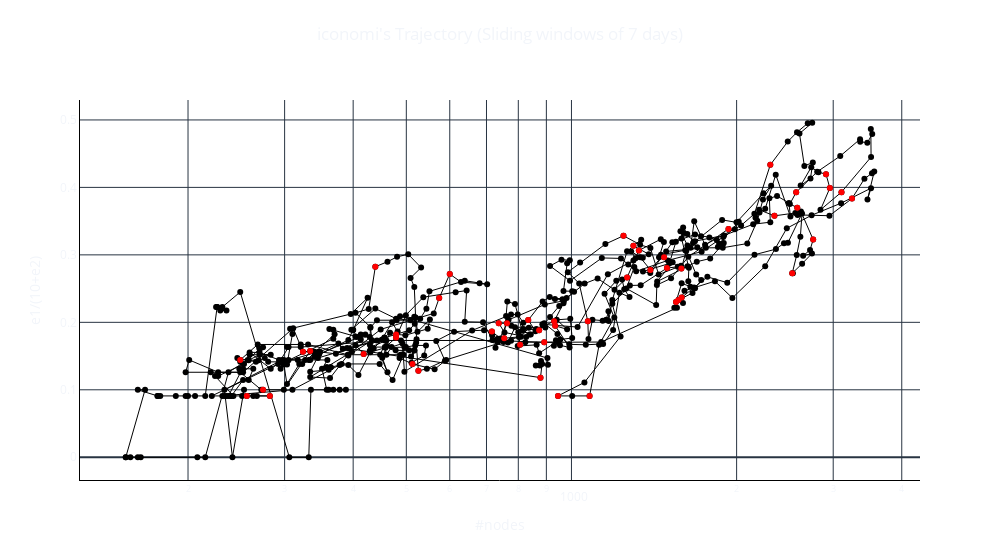

Notebook code cell kept with this figure:
### Code cell
fig = go.Figure()
# take the real values of the eigens, ignore the complex values.
df_sliding['e1'] = df_sliding['e1'].apply(lambda x: x.real)
df_sliding['e2'] = df_sliding['e2'].apply(lambda x: x.real)
df_sliding['e3'] = df_sliding['e3'].apply(lambda x: x.real)

# Scatter plot with black lines and markers for the entire dataset
fig.add_trace(go.Scatter(
    x=df_sliding['#nodes'],
    y=df_sliding['e1']/(10+df_sliding['e2']),
    mode='lines+markers',
    name='Entire Dataset',
    line=dict(width=1, color='black')
))

# Scatter plot with red lines and markers for the dates in df_sliding that also appear in df_events
event_days_data = df_sliding[df_sliding['window_start'].isin(df_events['date'])]
fig.add_trace(go.Scatter(
    x=event_days_data['#nodes'],
    y=event_days_data['e1']/(10+event_days_data['e2']),
    mode='markers',
    name='Event Days',
    line=dict(width=1, color='red')
))

# Customize the layout
fig.update_layout(
    title=dict(
        text=network_name+'\'s Trajectory (Sliding windows of '+str(window_size)+' days)',  # Set the title here
        x=0.5,  # Center the title horizontally (0.5 means middle)
        y=0.95,  # Adjust the vertical position as needed (0.95 is near the top)
    ),
    xaxis=dict(title='#nodes'),
    yaxis=dict(title='e1/(10+e2)'),
    paper_bgcolor='white',  # Set the background color to white
    plot_bgcolor='white',   # Set the plot area background color to white
    width=1000
    
)

fig.update_xaxes(linecolor='black',type="log")
fig.update_yaxes(linecolor='black')
fig.update_traces(showlegend=False)
# Show the plot
fig.show()
#fig.write_image(file_path+"eigensratio"+network_name+"_"+str(window_size)+".png")

### Figure 1 — Plotly figure (JSON) as saved in the notebook; plotly's stock layout.template omitted (floating-point values rounded to 4 significant figures; data arrays with more than 128 entries replaced by an {"elided": "..."} marker saying what was removed)
{"data": [{"line": {"color": "black", "width": 1}, "mode": "lines+markers", "name": "Entire Dataset", "x": {"elided": "554 int values"}, "y": {"elided": "554 float values"}, "type": "scatter", "showlegend": false}, {"line": {"color": "red", "width": 1}, "mode": "markers", "name": "Event Days", "x": [892, 249, 256, 282, 324, 274, 334, 526, 439, 479, 2344, 3246, 1588, 1567, 2304, 2911, 2958, 3106, 2568, 2580, 2758, 2526, 1551, 1586, 1244, 1071, 1297, 754, 873, 930, 806, 934, 737, 763, 1079, 945, 1493, 1933, 1393, 1475, 1327, 1263, 834, 716, 513, 418, 574, 600, 878, 479], "y": [0.1703, 0.1442, 0.09091, 0.09091, 0.1564, 0.1, 0.1575, 0.1281, 0.2825, 0.1776, 0.3578, 0.3835, 0.2369, 0.233, 0.4335, 0.4196, 0.399, 0.393, 0.3927, 0.37, 0.3227, 0.2727, 0.2302, 0.2798, 0.3283, 0.2015, 0.3135, 0.1763, 0.1884, 0.2016, 0.1666, 0.1948, 0.1986, 0.1986, 0.09091, 0.09091, 0.2804, 0.3385, 0.2777, 0.2964, 0.3065, 0.2664, 0.2033, 0.1862, 0.1383, 0.1529, 0.2361, 0.2716, 0.118, 0.1821], "type": "scatter", "showlegend": false}], "layout": {"title": {"text": "iconomi's Trajectory (Sliding windows of 7 days)", "x": 0.5, "y": 0.95}, "xaxis": {"title": {"text": "#nodes"}, "linecolor": "black", "type": "log"}, "yaxis": {"title": {"text": "e1/(10+e2)"}, "linecolor": "black"}, "paper_bgcolor": "white", "plot_bgcolor": "white", "width": 1000}}
